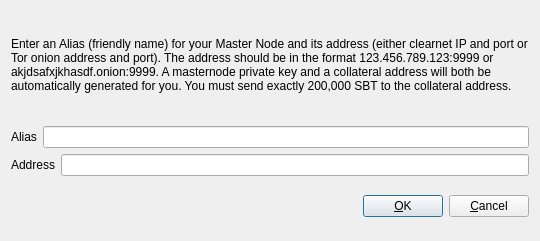
<?xml version="1.0" encoding="UTF-8"?>
<ui version="4.0">
 <class>AddEditAdrenalineNode</class>
 <widget class="QDialog" name="AddEditAdrenalineNode">
  <property name="geometry">
   <rect>
    <x>0</x>
    <y>0</y>
    <width>540</width>
    <height>241</height>
   </rect>
  </property>
  <property name="windowTitle">
   <string>Add/Edit SbucksToken Node</string>
  </property>
  <property name="modal">
   <bool>true</bool>
  </property>
  <layout class="QVBoxLayout" name="verticalLayout">
   <item>
    <layout class="QVBoxLayout" name="verticalLayout_2">
     <property name="topMargin">
      <number>0</number>
     </property>
     <property name="bottomMargin">
      <number>0</number>
     </property>
     <item>
      <widget class="QLabel" name="label_3">
       <property name="sizePolicy">
        <sizepolicy hsizetype="Preferred" vsizetype="Expanding">
         <horstretch>0</horstretch>
         <verstretch>0</verstretch>
        </sizepolicy>
       </property>
       <property name="text">
        <string>&lt;html&gt;&lt;head/&gt;&lt;body&gt;&lt;p&gt;Enter an Alias (friendly name) for your Master Node and its address (either clearnet IP and port or Tor onion address and port).  The address should be in the format 123.456.789.123:9999 or akjdsafxjkhasdf.onion:9999.  A masternode private key and a collateral address will both be automatically generated for you.  You must send exactly 200,000 SBT to the collateral address.&lt;/p&gt;&lt;/body&gt;&lt;/html&gt;</string>
       </property>
       <property name="wordWrap">
        <bool>true</bool>
       </property>
      </widget>
     </item>
     <item>
      <layout class="QHBoxLayout" name="horizontalLayout">
       <property name="bottomMargin">
        <number>0</number>
       </property>
       <item>
        <widget class="QLabel" name="label">
         <property name="text">
          <string>Alias</string>
         </property>
        </widget>
       </item>
       <item>
        <widget class="QLineEdit" name="aliasLineEdit"/>
       </item>
      </layout>
     </item>
     <item>
      <layout class="QHBoxLayout" name="horizontalLayout_2">
       <property name="bottomMargin">
        <number>0</number>
       </property>
       <item>
        <widget class="QLabel" name="label_2">
         <property name="text">
          <string>Address</string>
         </property>
        </widget>
       </item>
       <item>
        <widget class="QLineEdit" name="addressLineEdit"/>
       </item>
      </layout>
     </item>
     <item>
      <layout class="QHBoxLayout" name="horizontalLayout_3">
       <property name="bottomMargin">
        <number>0</number>
       </property>
      </layout>
     </item>
    </layout>
   </item>
   <item>
    <layout class="QHBoxLayout" name="horizontalLayout_Buttons">
     <item>
      <spacer name="horizontalSpacer_1">
       <property name="orientation">
        <enum>Qt::Horizontal</enum>
       </property>
       <property name="sizeHint" stdset="0">
        <size>
         <width>40</width>
         <height>48</height>
        </size>
       </property>
      </spacer>
     </item>
     <item>
      <widget class="QLabel" name="statusLabel">
       <property name="font">
        <font>
         <weight>75</weight>
         <bold>true</bold>
        </font>
       </property>
       <property name="text">
        <string/>
       </property>
       <property name="textFormat">
        <enum>Qt::PlainText</enum>
       </property>
       <property name="wordWrap">
        <bool>true</bool>
       </property>
      </widget>
     </item>
     <item>
      <spacer name="horizontalSpacer_2">
       <property name="orientation">
        <enum>Qt::Horizontal</enum>
       </property>
       <property name="sizeHint" stdset="0">
        <size>
         <width>40</width>
         <height>48</height>
        </size>
       </property>
      </spacer>
     </item>
     <item>
      <widget class="QPushButton" name="okButton">
       <property name="text">
        <string>&amp;OK</string>
       </property>
      </widget>
     </item>
     <item>
      <widget class="QPushButton" name="cancelButton">
       <property name="text">
        <string>&amp;Cancel</string>
       </property>
       <property name="autoDefault">
        <bool>false</bool>
       </property>
      </widget>
     </item>
    </layout>
   </item>
  </layout>
 </widget>
 <resources/>
 <connections/>
</ui>
